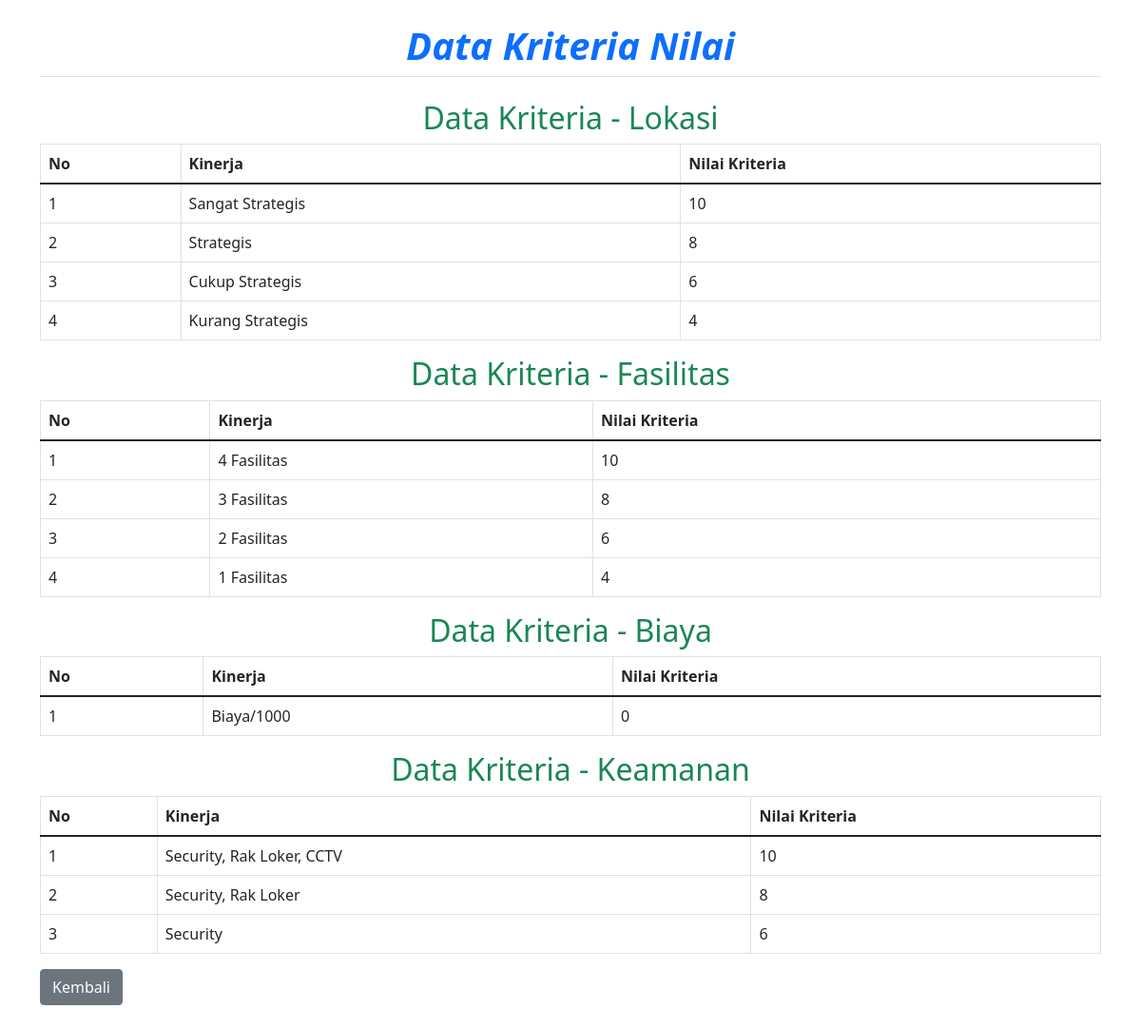
/Data/Data_Kriteria_Nilai.php, run on the app's committed database.
### tables this page shows
CREATE TABLE `kriteria_nilai` (
  `id_kriteria_nilai` int(11) NOT NULL,
  `id_kriteria` int(11) NOT NULL,
  `kinerja` varchar(100) NOT NULL,
  `nilai_kriteria` int(11) NOT NULL
);

### Data/Data_Kriteria_Nilai.php (the view, shortened to what this page needs)
<?php
require_once '../Config.php';
$kriteria = [1 => 'Lokasi', 2 => 'Fasilitas', 3 => 'Biaya', 4 => 'Keamanan'];
$data_kriteria = [];
foreach ($kriteria as $id_kriteria => $nama_kriteria) {
    $sql = "SELECT
                kriteria.nama_kriteria AS nama_kriteria,
                kriteria_nilai.kinerja AS kinerja,
                kriteria_nilai.nilai_kriteria AS nilai_kriteria
            FROM
                kriteria_nilai
            JOIN
                kriteria
            ON
                kriteria_nilai.id_kriteria = kriteria.id_kriteria
            WHERE
                kriteria.id_kriteria = $id_kriteria";
    $result = mysqli_query($conn, $sql);
    $data_kriteria[$id_kriteria] = mysqli_fetch_all($result, MYSQLI_ASSOC);
}
?>
<!DOCTYPE html>
<html lang="en">
<head>
    <link href="https://cdn.jsdelivr.net/npm/bootstrap@5.1.3/dist/css/bootstrap.min.css" rel="stylesheet">
</head>
<body class="container py-4">
    <h1 class="mb-4 text-center text-primary fw-bold border-bottom pb-2">
        <i class="bi bi-list-task">Data Kriteria Nilai</i>
    </h1>
    <?php foreach ($data_kriteria as $id_kriteria => $kriteria_data): ?>
        <h2 class="text-success text-center">Data Kriteria - <?= htmlspecialchars($kriteria[$id_kriteria]) ?></h2>
        <table class="table table-bordered">
            <thead>
                <tr>
                    <th>No</th>
                    <th>Kinerja</th>
                    <th>Nilai Kriteria</th>
                </tr>
            </thead>
            <tbody>
                <?php $no = 1; ?>
                <?php foreach ($kriteria_data as $row): ?>
                    <tr>
                        <td><?= $no++ ?></td>
                        <td><?= htmlspecialchars($row['kinerja']) ?></td>
                        <td><?= htmlspecialchars($row['nilai_kriteria']) ?></td>
                    </tr>
                <?php endforeach; ?>
            </tbody>
        </table>
    <?php endforeach; ?>
    <a href="../Index.php" class="btn btn-secondary">Kembali</a>
</body>
</html>

### data on the page
kriteria_nilai: kinerja "Sangat Strategis", nilai_kriteria "10"
kriteria_nilai: kinerja "Strategis", nilai_kriteria "8"
kriteria_nilai: kinerja "Cukup Strategis", nilai_kriteria "6"
kriteria_nilai: kinerja "Kurang Strategis", nilai_kriteria "4"
kriteria_nilai: kinerja "4 Fasilitas", nilai_kriteria "10"
kriteria_nilai: kinerja "3 Fasilitas", nilai_kriteria "8"
kriteria_nilai: kinerja "2 Fasilitas", nilai_kriteria "6"
kriteria_nilai: kinerja "1 Fasilitas", nilai_kriteria "4"
kriteria_nilai: kinerja "Biaya/1000", nilai_kriteria "0"
kriteria_nilai: kinerja "Security, Rak Loker, CCTV", nilai_kriteria "10"
kriteria_nilai: kinerja "Security, Rak Loker", nilai_kriteria "8"
kriteria_nilai: kinerja "Security", nilai_kriteria "6"

### other printed values
$kriteria[$id_kriteria] "Lokasi"
$kriteria[$id_kriteria] "Fasilitas"
$kriteria[$id_kriteria] "Biaya"
$kriteria[$id_kriteria] "Keamanan"
